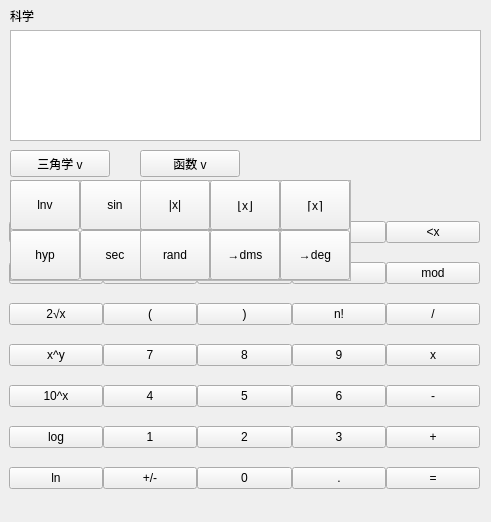
<?xml version="1.0" encoding="UTF-8"?>
<ui version="4.0">
 <class>CCalculator</class>
 <widget class="QWidget" name="CCalculator">
  <property name="geometry">
   <rect>
    <x>0</x>
    <y>0</y>
    <width>491</width>
    <height>522</height>
   </rect>
  </property>
  <property name="minimumSize">
   <size>
    <width>0</width>
    <height>0</height>
   </size>
  </property>
  <property name="windowTitle">
   <string>Calculator</string>
  </property>
  <widget class="QTextEdit" name="textEditMain">
   <property name="geometry">
    <rect>
     <x>10</x>
     <y>30</y>
     <width>471</width>
     <height>111</height>
    </rect>
   </property>
   <property name="tabletTracking">
    <bool>false</bool>
   </property>
  </widget>
  <widget class="QWidget" name="layoutWidget">
   <property name="geometry">
    <rect>
     <x>9</x>
     <y>202</y>
     <width>471</width>
     <height>311</height>
    </rect>
   </property>
   <layout class="QVBoxLayout" name="verticalLayout">
    <property name="spacing">
     <number>0</number>
    </property>
    <item>
     <layout class="QHBoxLayout" name="horizontalLayout_4">
      <property name="spacing">
       <number>0</number>
      </property>
      <item>
       <widget class="QPushButton" name="Button_lnv">
        <property name="minimumSize">
         <size>
          <width>0</width>
          <height>0</height>
         </size>
        </property>
        <property name="text">
         <string>lnv</string>
        </property>
       </widget>
      </item>
      <item>
       <widget class="QPushButton" name="Button_pi">
        <property name="minimumSize">
         <size>
          <width>0</width>
          <height>0</height>
         </size>
        </property>
        <property name="text">
         <string>π</string>
        </property>
       </widget>
      </item>
      <item>
       <widget class="QPushButton" name="Button_e">
        <property name="minimumSize">
         <size>
          <width>0</width>
          <height>0</height>
         </size>
        </property>
        <property name="text">
         <string>e</string>
        </property>
       </widget>
      </item>
      <item>
       <widget class="QPushButton" name="Button_C">
        <property name="minimumSize">
         <size>
          <width>0</width>
          <height>0</height>
         </size>
        </property>
        <property name="text">
         <string>C</string>
        </property>
       </widget>
      </item>
      <item>
       <widget class="QPushButton" name="Button_back">
        <property name="minimumSize">
         <size>
          <width>0</width>
          <height>0</height>
         </size>
        </property>
        <property name="text">
         <string>&lt;x</string>
        </property>
       </widget>
      </item>
     </layout>
    </item>
    <item>
     <layout class="QHBoxLayout" name="horizontalLayout_5">
      <property name="spacing">
       <number>0</number>
      </property>
      <item>
       <widget class="QPushButton" name="Button_pow2">
        <property name="minimumSize">
         <size>
          <width>0</width>
          <height>0</height>
         </size>
        </property>
        <property name="text">
         <string>x²</string>
        </property>
       </widget>
      </item>
      <item>
       <widget class="QPushButton" name="Button_complement">
        <property name="minimumSize">
         <size>
          <width>0</width>
          <height>0</height>
         </size>
        </property>
        <property name="text">
         <string>1/x</string>
        </property>
       </widget>
      </item>
      <item>
       <widget class="QPushButton" name="Button_abs">
        <property name="minimumSize">
         <size>
          <width>0</width>
          <height>0</height>
         </size>
        </property>
        <property name="text">
         <string>|x|</string>
        </property>
       </widget>
      </item>
      <item>
       <widget class="QPushButton" name="Button_exp">
        <property name="minimumSize">
         <size>
          <width>0</width>
          <height>0</height>
         </size>
        </property>
        <property name="text">
         <string>exp</string>
        </property>
       </widget>
      </item>
      <item>
       <widget class="QPushButton" name="Button_mod">
        <property name="enabled">
         <bool>true</bool>
        </property>
        <property name="minimumSize">
         <size>
          <width>0</width>
          <height>0</height>
         </size>
        </property>
        <property name="text">
         <string>mod</string>
        </property>
       </widget>
      </item>
     </layout>
    </item>
    <item>
     <layout class="QHBoxLayout" name="horizontalLayout">
      <property name="spacing">
       <number>0</number>
      </property>
      <property name="leftMargin">
       <number>0</number>
      </property>
      <property name="topMargin">
       <number>0</number>
      </property>
      <property name="rightMargin">
       <number>0</number>
      </property>
      <property name="bottomMargin">
       <number>0</number>
      </property>
      <item>
       <widget class="QPushButton" name="Button_sqrt">
        <property name="minimumSize">
         <size>
          <width>0</width>
          <height>0</height>
         </size>
        </property>
        <property name="text">
         <string>2√x</string>
        </property>
       </widget>
      </item>
      <item>
       <widget class="QPushButton" name="Button_lpart">
        <property name="minimumSize">
         <size>
          <width>0</width>
          <height>0</height>
         </size>
        </property>
        <property name="text">
         <string>(</string>
        </property>
       </widget>
      </item>
      <item>
       <widget class="QPushButton" name="Button_rpart">
        <property name="minimumSize">
         <size>
          <width>0</width>
          <height>0</height>
         </size>
        </property>
        <property name="text">
         <string>)</string>
        </property>
       </widget>
      </item>
      <item>
       <widget class="QPushButton" name="Button_factorial">
        <property name="minimumSize">
         <size>
          <width>0</width>
          <height>0</height>
         </size>
        </property>
        <property name="text">
         <string>n!</string>
        </property>
       </widget>
      </item>
      <item>
       <widget class="QPushButton" name="Button_div">
        <property name="minimumSize">
         <size>
          <width>0</width>
          <height>0</height>
         </size>
        </property>
        <property name="text">
         <string>/</string>
        </property>
       </widget>
      </item>
     </layout>
    </item>
    <item>
     <layout class="QHBoxLayout" name="horizontalLayout_3">
      <property name="spacing">
       <number>0</number>
      </property>
      <item>
       <widget class="QPushButton" name="Button_mi">
        <property name="text">
         <string>x^y</string>
        </property>
       </widget>
      </item>
      <item>
       <widget class="QPushButton" name="Button_7">
        <property name="text">
         <string>7</string>
        </property>
       </widget>
      </item>
      <item>
       <widget class="QPushButton" name="Button_8">
        <property name="text">
         <string>8</string>
        </property>
       </widget>
      </item>
      <item>
       <widget class="QPushButton" name="Button_9">
        <property name="text">
         <string>9</string>
        </property>
       </widget>
      </item>
      <item>
       <widget class="QPushButton" name="Button_mul">
        <property name="text">
         <string>x</string>
        </property>
       </widget>
      </item>
     </layout>
    </item>
    <item>
     <layout class="QHBoxLayout" name="horizontalLayout_2">
      <property name="spacing">
       <number>0</number>
      </property>
      <item>
       <widget class="QPushButton" name="Button_10mi">
        <property name="text">
         <string>10^x</string>
        </property>
       </widget>
      </item>
      <item>
       <widget class="QPushButton" name="Button_4">
        <property name="text">
         <string>4</string>
        </property>
       </widget>
      </item>
      <item>
       <widget class="QPushButton" name="Button_5">
        <property name="text">
         <string>5</string>
        </property>
       </widget>
      </item>
      <item>
       <widget class="QPushButton" name="Button_6">
        <property name="text">
         <string>6</string>
        </property>
       </widget>
      </item>
      <item>
       <widget class="QPushButton" name="Button_sub">
        <property name="text">
         <string>-</string>
        </property>
       </widget>
      </item>
     </layout>
    </item>
    <item>
     <layout class="QHBoxLayout" name="horizontalLayout_6">
      <property name="spacing">
       <number>0</number>
      </property>
      <item>
       <widget class="QPushButton" name="Button_log">
        <property name="text">
         <string>log</string>
        </property>
       </widget>
      </item>
      <item>
       <widget class="QPushButton" name="Button_1">
        <property name="text">
         <string>1</string>
        </property>
       </widget>
      </item>
      <item>
       <widget class="QPushButton" name="Button_2">
        <property name="text">
         <string>2</string>
        </property>
       </widget>
      </item>
      <item>
       <widget class="QPushButton" name="Button_3">
        <property name="text">
         <string>3</string>
        </property>
       </widget>
      </item>
      <item>
       <widget class="QPushButton" name="Button_add">
        <property name="text">
         <string>+</string>
        </property>
       </widget>
      </item>
     </layout>
    </item>
    <item>
     <layout class="QHBoxLayout" name="horizontalLayout_7">
      <property name="spacing">
       <number>0</number>
      </property>
      <item>
       <widget class="QPushButton" name="Button_ln">
        <property name="text">
         <string>ln</string>
        </property>
       </widget>
      </item>
      <item>
       <widget class="QPushButton" name="Button_re">
        <property name="text">
         <string>+/-</string>
        </property>
       </widget>
      </item>
      <item>
       <widget class="QPushButton" name="Button_0">
        <property name="text">
         <string>0</string>
        </property>
       </widget>
      </item>
      <item>
       <widget class="QPushButton" name="Button_point">
        <property name="text">
         <string>.</string>
        </property>
       </widget>
      </item>
      <item>
       <widget class="QPushButton" name="Button_equal">
        <property name="text">
         <string>=</string>
        </property>
       </widget>
      </item>
     </layout>
    </item>
   </layout>
  </widget>
  <widget class="QLabel" name="label">
   <property name="geometry">
    <rect>
     <x>10</x>
     <y>0</y>
     <width>101</width>
     <height>31</height>
    </rect>
   </property>
   <property name="text">
    <string>科学</string>
   </property>
   <property name="textFormat">
    <enum>Qt::AutoText</enum>
   </property>
   <property name="scaledContents">
    <bool>false</bool>
   </property>
   <property name="wordWrap">
    <bool>false</bool>
   </property>
   <property name="margin">
    <number>3</number>
   </property>
   <property name="indent">
    <number>-1</number>
   </property>
  </widget>
  <widget class="QPushButton" name="Button_trangle">
   <property name="geometry">
    <rect>
     <x>10</x>
     <y>150</y>
     <width>100</width>
     <height>27</height>
    </rect>
   </property>
   <property name="text">
    <string>三角学 v</string>
   </property>
  </widget>
  <widget class="QFrame" name="Frame_Trangle">
   <property name="geometry">
    <rect>
     <x>10</x>
     <y>180</y>
     <width>281</width>
     <height>101</height>
    </rect>
   </property>
   <property name="frameShape">
    <enum>QFrame::StyledPanel</enum>
   </property>
   <property name="frameShadow">
    <enum>QFrame::Raised</enum>
   </property>
   <widget class="QPushButton" name="Button_hyp">
    <property name="geometry">
     <rect>
      <x>0</x>
      <y>50</y>
      <width>70</width>
      <height>50</height>
     </rect>
    </property>
    <property name="text">
     <string>hyp</string>
    </property>
   </widget>
   <widget class="QPushButton" name="Button_sin">
    <property name="geometry">
     <rect>
      <x>70</x>
      <y>0</y>
      <width>70</width>
      <height>50</height>
     </rect>
    </property>
    <property name="text">
     <string>sin</string>
    </property>
   </widget>
   <widget class="QPushButton" name="Button_cos">
    <property name="geometry">
     <rect>
      <x>140</x>
      <y>0</y>
      <width>70</width>
      <height>50</height>
     </rect>
    </property>
    <property name="text">
     <string>cos</string>
    </property>
   </widget>
   <widget class="QPushButton" name="Button_tan">
    <property name="geometry">
     <rect>
      <x>210</x>
      <y>0</y>
      <width>70</width>
      <height>50</height>
     </rect>
    </property>
    <property name="text">
     <string>tan</string>
    </property>
   </widget>
   <widget class="QPushButton" name="Button_sec">
    <property name="geometry">
     <rect>
      <x>70</x>
      <y>50</y>
      <width>70</width>
      <height>50</height>
     </rect>
    </property>
    <property name="text">
     <string>sec</string>
    </property>
   </widget>
   <widget class="QPushButton" name="Button_csc">
    <property name="geometry">
     <rect>
      <x>140</x>
      <y>50</y>
      <width>70</width>
      <height>50</height>
     </rect>
    </property>
    <property name="text">
     <string>csc</string>
    </property>
   </widget>
   <widget class="QPushButton" name="Button_cot">
    <property name="geometry">
     <rect>
      <x>210</x>
      <y>50</y>
      <width>70</width>
      <height>50</height>
     </rect>
    </property>
    <property name="text">
     <string>cot</string>
    </property>
   </widget>
   <widget class="QPushButton" name="Button_TrLnv">
    <property name="geometry">
     <rect>
      <x>0</x>
      <y>0</y>
      <width>70</width>
      <height>50</height>
     </rect>
    </property>
    <property name="text">
     <string>lnv</string>
    </property>
   </widget>
  </widget>
  <widget class="QPushButton" name="Button_function">
   <property name="geometry">
    <rect>
     <x>140</x>
     <y>150</y>
     <width>100</width>
     <height>27</height>
    </rect>
   </property>
   <property name="text">
    <string>函数 v</string>
   </property>
  </widget>
  <widget class="QFrame" name="Frame_Function">
   <property name="geometry">
    <rect>
     <x>140</x>
     <y>180</y>
     <width>211</width>
     <height>101</height>
    </rect>
   </property>
   <property name="frameShape">
    <enum>QFrame::StyledPanel</enum>
   </property>
   <property name="frameShadow">
    <enum>QFrame::Raised</enum>
   </property>
   <widget class="QPushButton" name="Button_abs2">
    <property name="geometry">
     <rect>
      <x>0</x>
      <y>0</y>
      <width>70</width>
      <height>50</height>
     </rect>
    </property>
    <property name="text">
     <string>|x|</string>
    </property>
   </widget>
   <widget class="QPushButton" name="Button_floor">
    <property name="geometry">
     <rect>
      <x>70</x>
      <y>0</y>
      <width>70</width>
      <height>50</height>
     </rect>
    </property>
    <property name="text">
     <string>⌊x⌋</string>
    </property>
   </widget>
   <widget class="QPushButton" name="Button_ceil">
    <property name="geometry">
     <rect>
      <x>140</x>
      <y>0</y>
      <width>70</width>
      <height>50</height>
     </rect>
    </property>
    <property name="text">
     <string>⌈x⌉</string>
    </property>
   </widget>
   <widget class="QPushButton" name="Button_deg">
    <property name="geometry">
     <rect>
      <x>140</x>
      <y>50</y>
      <width>70</width>
      <height>50</height>
     </rect>
    </property>
    <property name="text">
     <string>→deg</string>
    </property>
   </widget>
   <widget class="QPushButton" name="Button_rand">
    <property name="geometry">
     <rect>
      <x>0</x>
      <y>50</y>
      <width>70</width>
      <height>50</height>
     </rect>
    </property>
    <property name="text">
     <string>rand</string>
    </property>
   </widget>
   <widget class="QPushButton" name="Button_dms">
    <property name="geometry">
     <rect>
      <x>70</x>
      <y>50</y>
      <width>70</width>
      <height>50</height>
     </rect>
    </property>
    <property name="text">
     <string>→dms</string>
    </property>
   </widget>
  </widget>
 </widget>
 <resources/>
 <connections/>
</ui>
